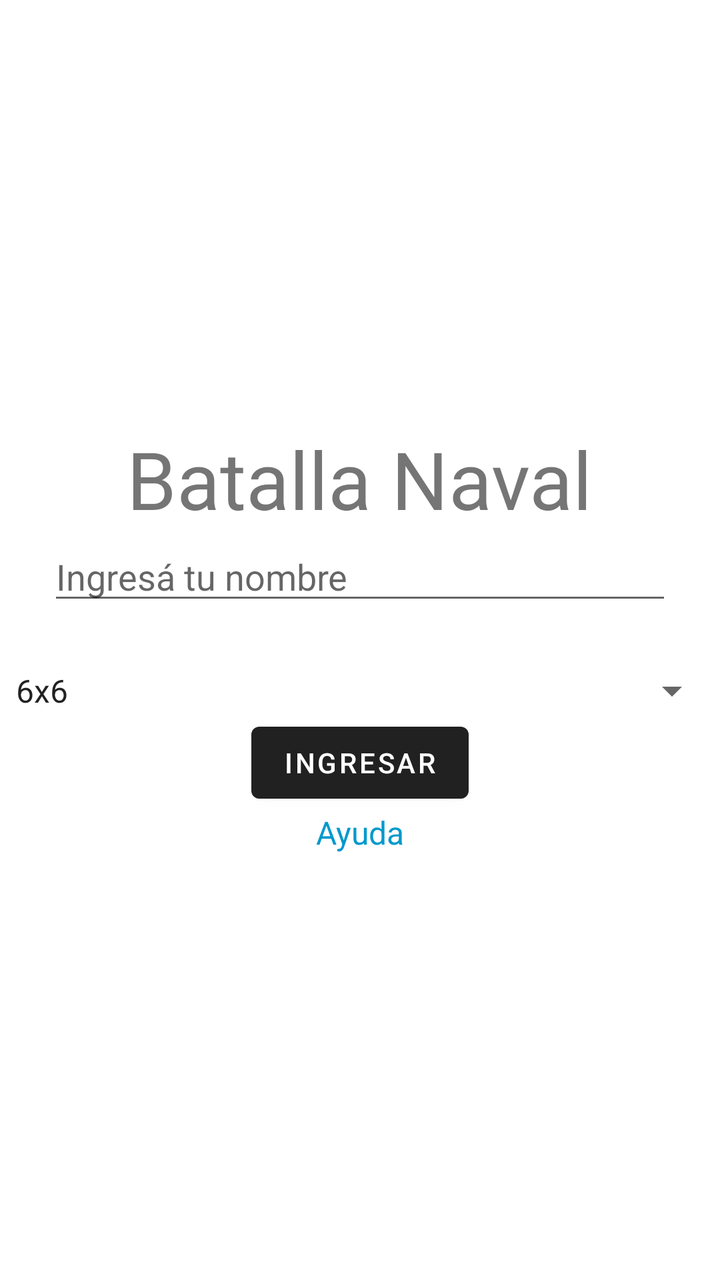
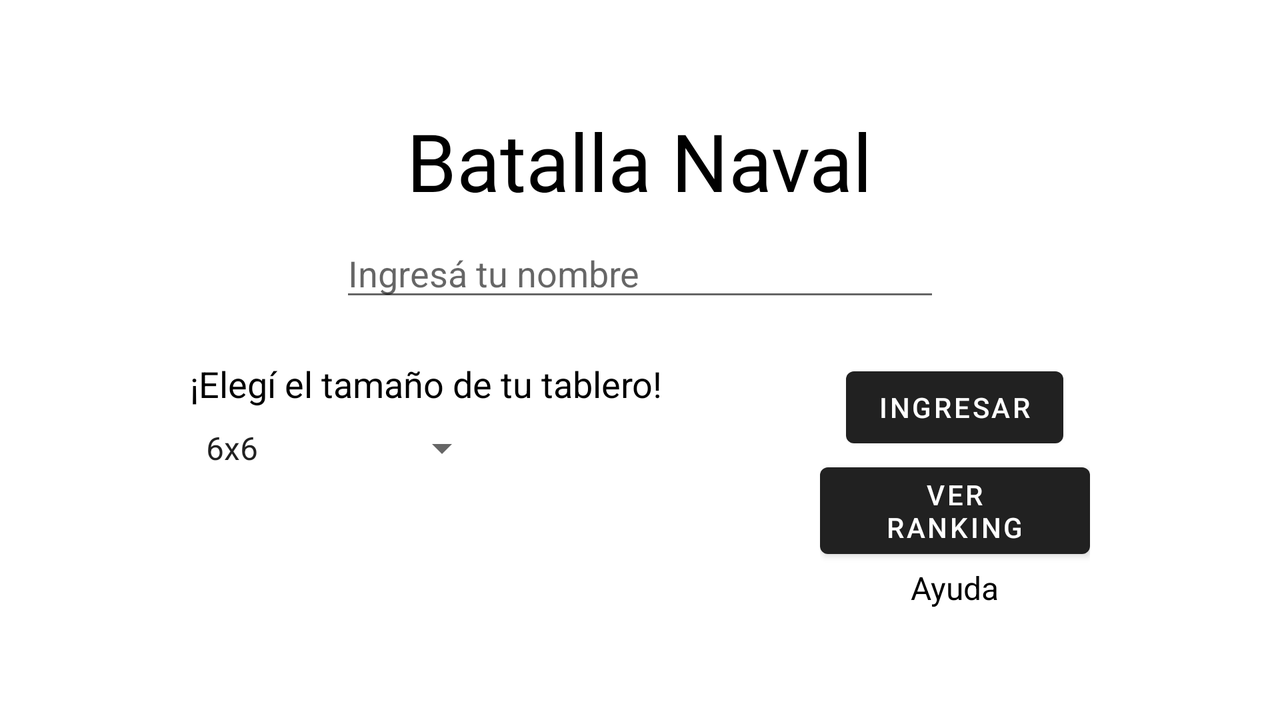

The same Android screen from two of the app's own layout files: first res/layout/ as a phone draws it, then the repository's variant for another configuration, drawn on a device whose configuration selects that folder. Both files follow.
<!-- AndroidManifest.xml: application theme Theme.BatallaNaval -->
<!-- res/layout/activity_inicio.xml -->
<LinearLayout
    xmlns:android="http://schemas.android.com/apk/res/android"
    android:layout_height="match_parent"
    android:layout_width="match_parent"
    android:orientation="vertical"
    android:gravity="center">

    <TextView
        android:layout_width="wrap_content"
        android:layout_height="wrap_content"
        android:text="@string/app_name"
        android:textSize="40sp"/>

    <EditText
        android:id="@+id/input_usuario"
        android:layout_width="match_parent"
        android:layout_height="wrap_content"
        android:layout_marginStart="24dp"
        android:layout_marginEnd="24dp"
        android:layout_marginBottom="10dp"
        android:hint="Ingresá tu nombre"
        android:inputType="textPersonName" />

    <Spinner
        android:id="@+id/spinner_tablero"
        android:layout_width="match_parent"
        android:layout_height="wrap_content"
        android:layout_marginTop="16dp"
        android:entries="@array/opciones_tablero" />

    <Button
        android:id="@+id/btn_ingresar"
        android:layout_width="wrap_content"
        android:layout_height="wrap_content"
        android:text="INGRESAR"/>

    <TextView
        android:id="@+id/ayuda_text"
        android:layout_width="wrap_content"
        android:layout_height="wrap_content"
        android:text="Ayuda"
        android:textColor="@android:color/holo_blue_dark"
        android:textStyle="normal"
        android:textSize="16sp"
        android:autoLink="none"
        android:clickable="true"
        android:focusable="true"
        android:padding="0dp" />


</LinearLayout>
<!-- resources referenced by this layout -->
<resources>
  <string-array name="opciones_tablero">
          <item>6x6</item>
          <item>8x8</item>
          <item>10x10</item>
      </string-array>
  <string name="app_name">Batalla Naval</string>
  <style name="Theme.BatallaNaval" parent="Base.Theme.BatallaNaval" />
  <style name="Base.Theme.BatallaNaval" parent="Theme.MaterialComponents.DayNight.DarkActionBar">
          
          
      </style>
</resources>
<!-- res/layout-land/activity_inicio.xml (the repository's variant of the layout above) -->
<!-- drawn on the phone turned sideways -->
<RelativeLayout
    xmlns:android="http://schemas.android.com/apk/res/android"
    android:layout_height="match_parent"
    android:layout_width="match_parent"
    android:background="@drawable/fondo">

    <RelativeLayout
        android:layout_width="650dp"
        android:layout_height="350dp"
        android:layout_centerInParent="true">

        <RelativeLayout
            android:id="@+id/bloque1"
            android:layout_width="wrap_content"
            android:layout_height="wrap_content"
            android:layout_centerHorizontal="true" >

            <TextView
                android:id="@+id/titulo"
                android:layout_width="wrap_content"
                android:layout_height="wrap_content"
                android:layout_centerInParent="true"
                android:layout_marginTop="28dp"
                android:layout_marginBottom="28dp"
                android:text="@string/app_name"
                android:textColor="@color/black"
                android:textSize="40sp"/>

            <EditText
                android:id="@+id/input_usuario"
                android:layout_width="300dp"
                android:layout_height="wrap_content"
                android:layout_below="@+id/titulo"
                android:layout_marginStart="24dp"
                android:layout_marginEnd="24dp"
                android:hint="@string/placeholder_inicio"
                android:inputType="textPersonName" />

        </RelativeLayout>


        <RelativeLayout
            android:id="@+id/bloque2"
            android:layout_width="450dp"
            android:layout_height="wrap_content"
            android:layout_below="@+id/bloque1"
            android:layout_centerHorizontal="true"
            android:layout_marginTop="24dp">

            <RelativeLayout
                android:id="@+id/bloque2.1"
                android:layout_width="wrap_content"
                android:layout_height="wrap_content">

                <TextView
                    android:id="@+id/tit_spinner"
                    android:layout_width="wrap_content"
                    android:layout_height="wrap_content"
                    android:text="@string/titulo_spinner"
                    android:textColor="@color/black"
                    android:textSize="18sp"
                    android:layout_marginBottom="8dp"/>

                <Spinner
                    android:id="@+id/spinner_tablero"
                    android:layout_width="150dp"
                    android:layout_height="wrap_content"
                    android:layout_below="@+id/tit_spinner"
                    android:entries="@array/opciones_tablero" />

            </RelativeLayout>


            <RelativeLayout
                android:id="@+id/bloque2.2"
                android:layout_width="135dp"
                android:layout_height="wrap_content"
                android:layout_alignParentRight="true"
                android:layout_marginRight="0dp">

                <Button
                    android:id="@+id/btn_ingresar"
                    android:layout_width="wrap_content"
                    android:layout_height="wrap_content"
                    android:text="@string/btn_ingresarJuego"
                    android:layout_centerHorizontal="true" />

                <Button
                    android:id="@+id/btn_ranking"
                    android:layout_width="wrap_content"
                    android:layout_height="wrap_content"
                    android:text="@string/btn_ranking"
                    android:layout_centerHorizontal="true"
                    android:layout_below="@+id/btn_ingresar"/>

                <TextView
                    android:id="@+id/ayuda_text"
                    android:layout_width="wrap_content"
                    android:layout_height="wrap_content"
                    android:layout_centerHorizontal="true"
                    android:layout_below="@+id/btn_ranking"
                    android:clickable="true"
                    android:focusable="true"
                    android:text="@string/enlace_ayuda"
                    android:textColor="@color/black"
                    android:textSize="16sp" />
            </RelativeLayout>

        </RelativeLayout>



    </RelativeLayout>






    </RelativeLayout>
<!-- resources referenced by the variant -->
<!-- as the phone turned sideways resolves them -->
<resources>
  <string-array name="opciones_tablero">
          <item>6x6</item>
          <item>8x8</item>
          <item>10x10</item>
      </string-array>
  <string name="app_name">Batalla Naval</string>
  <string name="btn_ingresarJuego">INGRESAR</string>
  <string name="btn_ranking">VER RANKING</string>
  <string name="enlace_ayuda">Ayuda</string>
  <string name="placeholder_inicio">Ingresá tu nombre</string>
  <string name="titulo_spinner">¡Elegí el tamaño de tu tablero!</string>
  <style name="Theme.BatallaNaval" parent="Base.Theme.BatallaNaval" />
  <style name="Base.Theme.BatallaNaval" parent="Theme.MaterialComponents.DayNight.DarkActionBar">
          
          
      </style>
</resources>
